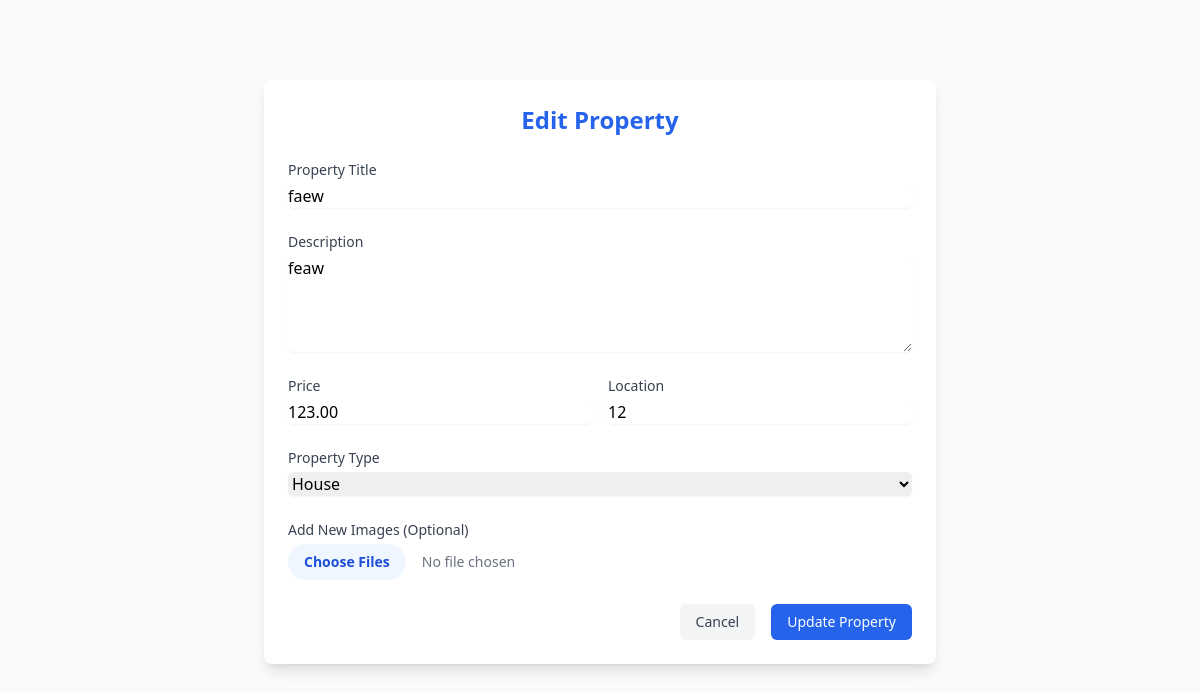
Screenshot of /real-estate/edit-property.php?id=6 (signed in) with the database file from the repository.
### tables this page shows
CREATE TABLE `properties` (
  `id` int(11) NOT NULL,
  `seller_id` int(11) NOT NULL,
  `title` varchar(255) NOT NULL,
  `description` text NOT NULL,
  `price` decimal(10,2) NOT NULL,
  `location` varchar(255) NOT NULL,
  `property_type` varchar(50) NOT NULL,
  `images` text NOT NULL,
  `created_at` timestamp NOT NULL DEFAULT current_timestamp()
);

### real-estate/edit-property.php (the view, shortened to what this page needs)
<?php
$servername = "localhost";
$username = "root";
$password = "";
$dbname = "j";
$conn = new mysqli($servername, $username, $password, $dbname);
$property_id = $_GET['id'];
$seller_id = $_SESSION['user_id'];
$sql = "SELECT * FROM properties WHERE id = ? AND seller_id = ?";
$stmt = $conn->prepare($sql);
$stmt->bind_param("ii", $property_id, $seller_id);
$stmt->execute();
$result = $stmt->get_result();
$property = $result->fetch_assoc();
?>
<!DOCTYPE html>
<html lang="en">
<head>
    <script src="https://cdn.tailwindcss.com"></script>
</head>
<body class="bg-gray-50">
    <div class="max-w-2xl mx-auto mt-20 p-6 bg-white rounded-lg shadow-lg">
        <h2 class="text-2xl font-bold mb-6 text-center text-blue-600">Edit Property</h2>
        <form action="update-property.php" method="POST" enctype="multipart/form-data" class="space-y-6">
            <div>
                <label for="title" class="block text-sm font-medium text-gray-700">Property Title</label>
                <input type="text" id="title" name="title" value="<?php echo htmlspecialchars($property['title']); ?>" required
                    class="mt-1 block w-full rounded-md border-gray-300 shadow-sm focus:border-blue-500 focus:ring-blue-500">
            </div>
            <div>
                <label for="description" class="block text-sm font-medium text-gray-700">Description</label>
                <textarea id="description" name="description" rows="4" required
                    class="mt-1 block w-full rounded-md border-gray-300 shadow-sm focus:border-blue-500 focus:ring-blue-500"><?php echo htmlspecialchars($property['description']); ?></textarea>
            </div>
            <div class="grid grid-cols-2 gap-4">
                <div>
                    <label for="price" class="block text-sm font-medium text-gray-700">Price</label>
                    <input type="number" id="price" name="price" value="<?php echo $property['price']; ?>" required
                        class="mt-1 block w-full rounded-md border-gray-300 shadow-sm focus:border-blue-500 focus:ring-blue-500">
                </div>
                <div>
                    <label for="location" class="block text-sm font-medium text-gray-700">Location</label>
                    <input type="text" id="location" name="location" value="<?php echo htmlspecialchars($property['location']); ?>" required
                        class="mt-1 block w-full rounded-md border-gray-300 shadow-sm focus:border-blue-500 focus:ring-blue-500">
                </div>
            </div>
            <div>
                <label for="property_type" class="block text-sm font-medium text-gray-700">Property Type</label>
                <select id="property_type" name="property_type" required
                    class="mt-1 block w-full rounded-md border-gray-300 shadow-sm focus:border-blue-500 focus:ring-blue-500">
                    <option value="house" <?php echo $property['property_type'] === 'house' ? 'selected' : ''; ?>>House</option>
                </select>
            </div>
            <div>
                <label for="images" class="block text-sm font-medium text-gray-700">Add New Images (Optional)</label>
                <input type="file" id="images" name="images[]" multiple accept="image/*"
                    class="mt-1 block w-full text-sm text-gray-500 file:mr-4 file:py-2 file:px-4 file:rounded-full file:border-0 file:text-sm file:font-semibold file:bg-blue-50 file:text-blue-700 hover:file:bg-blue-100">
            </div>
            <div class="flex justify-end space-x-4">
                <a href="my-properties.php" class="px-4 py-2 text-sm font-medium text-gray-700 bg-gray-100 rounded-md hover:bg-gray-200">Cancel</a>
                <button type="submit" class="px-4 py-2 text-sm font-medium text-white bg-blue-600 rounded-md hover:bg-blue-700">Update Property</button>
            </div>
        </form>
    </div>
</body>
</html>

### rows the page displays
properties: title "faew", description "feaw", price "123.00", location "12", property_type "House"
